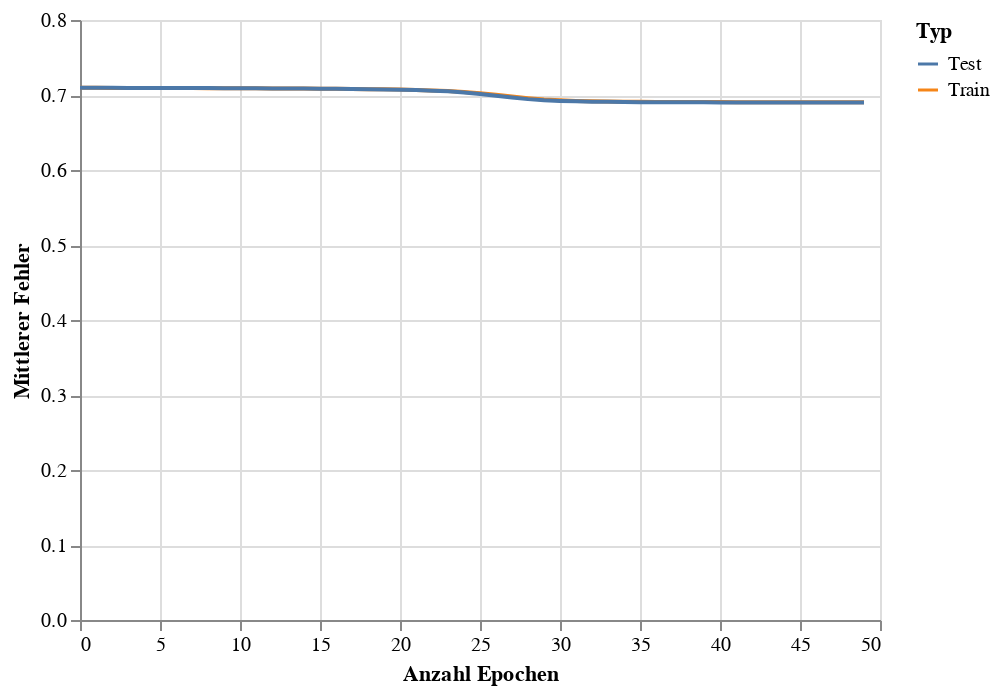

This figure's notebook cell:
### Code cell
train_eval_loss_chart = alt.Chart(loss_df).mark_line().encode(
    x = alt.X('Epoch', title='Anzahl Epochen'),
    y = alt.Y('Loss',title='Mittlerer Fehler'),
    color = alt.Color('Type',title='Typ')
)
train_eval_loss_chart

### Figure 1 — Vega-Lite specification as saved in the notebook (floating-point values rounded to 4 significant figures)
{"config": {"view": {"continuousWidth": 400, "continuousHeight": 300}}, "data": {"name": "data-4e14de8cf3977ae58c265f89a0dd4a4d"}, "mark": "line", "encoding": {"color": {"field": "Type", "title": "Typ", "type": "nominal"}, "x": {"field": "Epoch", "title": "Anzahl Epochen", "type": "quantitative"}, "y": {"field": "Loss", "title": "Mittlerer Fehler", "type": "quantitative"}}, "$schema": "https://vega.github.io/schema/vega-lite/v4.17.0.json", "datasets": {"data-4e14de8cf3977ae58c265f89a0dd4a4d": [{"Epoch": 0, "Loss": 0.7096, "Type": "Train"}, {"Epoch": 1, "Loss": 0.7095, "Type": "Train"}, {"Epoch": 2, "Loss": 0.7095, "Type": "Train"}, {"Epoch": 3, "Loss": 0.7094, "Type": "Train"}, {"Epoch": 4, "Loss": 0.7094, "Type": "Train"}, {"Epoch": 5, "Loss": 0.7093, "Type": "Train"}, {"Epoch": 6, "Loss": 0.7093, "Type": "Train"}, {"Epoch": 7, "Loss": 0.7092, "Type": "Train"}, {"Epoch": 8, "Loss": 0.7091, "Type": "Train"}, {"Epoch": 9, "Loss": 0.7091, "Type": "Train"}, {"Epoch": 10, "Loss": 0.709, "Type": "Train"}, {"Epoch": 11, "Loss": 0.7089, "Type": "Train"}, {"Epoch": 12, "Loss": 0.7088, "Type": "Train"}, {"Epoch": 13, "Loss": 0.7087, "Type": "Train"}, {"Epoch": 14, "Loss": 0.7085, "Type": "Train"}, {"Epoch": 15, "Loss": 0.7084, "Type": "Train"}, {"Epoch": 16, "Loss": 0.7082, "Type": "Train"}, {"Epoch": 17, "Loss": 0.708, "Type": "Train"}, {"Epoch": 18, "Loss": 0.7078, "Type": "Train"}, {"Epoch": 19, "Loss": 0.7075, "Type": "Train"}, {"Epoch": 20, "Loss": 0.7072, "Type": "Train"}, {"Epoch": 21, "Loss": 0.7067, "Type": "Train"}, {"Epoch": 22, "Loss": 0.7061, "Type": "Train"}, {"Epoch": 23, "Loss": 0.7053, "Type": "Train"}, {"Epoch": 24, "Loss": 0.7041, "Type": "Train"}, {"Epoch": 25, "Loss": 0.7025, "Type": "Train"}, {"Epoch": 26, "Loss": 0.7003, "Type": "Train"}, {"Epoch": 27, "Loss": 0.6979, "Type": "Train"}, {"Epoch": 28, "Loss": 0.6957, "Type": "Train"}, {"Epoch": 29, "Loss": 0.694, "Type": "Train"}, {"Epoch": 30, "Loss": 0.6929, "Type": "Train"}, {"Epoch": 31, "Loss": 0.6921, "Type": "Train"}, {"Epoch": 32, "Loss": 0.6916, "Type": "Train"}, {"Epoch": 33, "Loss": 0.6913, "Type": "Train"}, {"Epoch": 34, "Loss": 0.6911, "Type": "Train"}, {"Epoch": 35, "Loss": 0.6909, "Type": "Train"}, {"Epoch": 36, "Loss": 0.6908, "Type": "Train"}, {"Epoch": 37, "Loss": 0.6907, "Type": "Train"}, {"Epoch": 38, "Loss": 0.6906, "Type": "Train"}, {"Epoch": 39, "Loss": 0.6906, "Type": "Train"}, {"Epoch": 40, "Loss": 0.6905, "Type": "Train"}, {"Epoch": 41, "Loss": 0.6905, "Type": "Train"}, {"Epoch": 42, "Loss": 0.6904, "Type": "Train"}, {"Epoch": 43, "Loss": 0.6904, "Type": "Train"}, {"Epoch": 44, "Loss": 0.6904, "Type": "Train"}, {"Epoch": 45, "Loss": 0.6903, "Type": "Train"}, {"Epoch": 46, "Loss": 0.6904, "Type": "Train"}, {"Epoch": 47, "Loss": 0.6904, "Type": "Train"}, {"Epoch": 48, "Loss": 0.6903, "Type": "Train"}, {"Epoch": 49, "Loss": 0.6903, "Type": "Train"}, {"Epoch": 0, "Loss": 0.7097, "Type": "Test"}, {"Epoch": 1, "Loss": 0.7096, "Type": "Test"}, {"Epoch": 2, "Loss": 0.7096, "Type": "Test"}, {"Epoch": 3, "Loss": 0.7095, "Type": "Test"}, {"Epoch": 4, "Loss": 0.7094, "Type": "Test"}, {"Epoch": 5, "Loss": 0.7094, "Type": "Test"}, {"Epoch": 6, "Loss": 0.7093, "Type": "Test"}, {"Epoch": 7, "Loss": 0.7092, "Type": "Test"}, {"Epoch": 8, "Loss": 0.7092, "Type": "Test"}, {"Epoch": 9, "Loss": 0.7091, "Type": "Test"}, {"Epoch": 10, "Loss": 0.709, "Type": "Test"}, {"Epoch": 11, "Loss": 0.7089, "Type": "Test"}, {"Epoch": 12, "Loss": 0.7088, "Type": "Test"}, {"Epoch": 13, "Loss": 0.7087, "Type": "Test"}, {"Epoch": 14, "Loss": 0.7085, "Type": "Test"}, {"Epoch": 15, "Loss": 0.7084, "Type": "Test"}, {"Epoch": 16, "Loss": 0.7082, "Type": "Test"}, {"Epoch": 17, "Loss": 0.708, "Type": "Test"}, {"Epoch": 18, "Loss": 0.7077, "Type": "Test"}, {"Epoch": 19, "Loss": 0.7074, "Type": "Test"}, {"Epoch": 20, "Loss": 0.707, "Type": "Test"}, {"Epoch": 21, "Loss": 0.7065, "Type": "Test"}, {"Epoch": 22, "Loss": 0.7058, "Type": "Test"}, {"Epoch": 23, "Loss": 0.7048, "Type": "Test"}, {"Epoch": 24, "Loss": 0.7034, "Type": "Test"}, {"Epoch": 25, "Loss": 0.7015, "Type": "Test"}, {"Epoch": 26, "Loss": 0.699, "Type": "Test"}, {"Epoch": 27, "Loss": 0.6966, "Type": "Test"}, {"Epoch": 28, "Loss": 0.6945, "Type": "Test"}, {"Epoch": 29, "Loss": 0.6931, "Type": "Test"}, {"Epoch": 30, "Loss": 0.6922, "Type": "Test"}, {"Epoch": 31, "Loss": 0.6916, "Type": "Test"}, {"Epoch": 32, "Loss": 0.6911, "Type": "Test"}, {"Epoch": 33, "Loss": 0.6909, "Type": "Test"}, {"Epoch": 34, "Loss": 0.6906, "Type": "Test"}, {"Epoch": 35, "Loss": 0.6905, "Type": "Test"}, {"Epoch": 36, "Loss": 0.6904, "Type": "Test"}, {"Epoch": 37, "Loss": 0.6903, "Type": "Test"}, {"Epoch": 38, "Loss": 0.6903, "Type": "Test"}, {"Epoch": 39, "Loss": 0.6902, "Type": "Test"}, {"Epoch": 40, "Loss": 0.6901, "Type": "Test"}, {"Epoch": 41, "Loss": 0.6902, "Type": "Test"}, {"Epoch": 42, "Loss": 0.6901, "Type": "Test"}, {"Epoch": 43, "Loss": 0.69, "Type": "Test"}, {"Epoch": 44, "Loss": 0.69, "Type": "Test"}, {"Epoch": 45, "Loss": 0.69, "Type": "Test"}, {"Epoch": 46, "Loss": 0.69, "Type": "Test"}, {"Epoch": 47, "Loss": 0.69, "Type": "Test"}, {"Epoch": 48, "Loss": 0.6899, "Type": "Test"}, {"Epoch": 49, "Loss": 0.6899, "Type": "Test"}]}}
